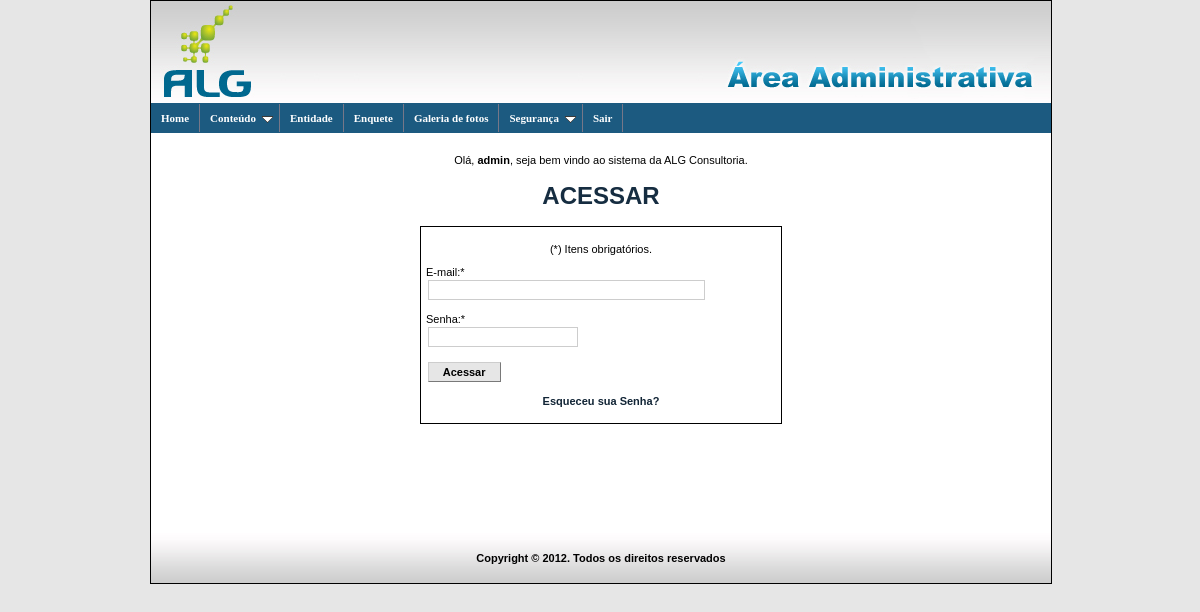
Page /backEnd/index.php (signed in) on the committed database.
### tables this page shows
CREATE TABLE IF NOT EXISTS `usuario_area` (
  `id_usuario_area` int(3) NOT NULL AUTO_INCREMENT,
  `descricao` varchar(50) NOT NULL,
  `caminho` varchar(255) DEFAULT NULL,
  `area_id` int(3) NOT NULL DEFAULT '0',
  `ordem` int(2) NOT NULL DEFAULT '0',
  `ativo` char(1) NOT NULL DEFAULT '1',
  `ultima_atualizacao` datetime NOT NULL,
  PRIMARY KEY (`id_usuario_area`)
);

### biblioteca/class_usuario_area.php (called while the page is built, shortened)
<?php
class usuario_area {
	public function listarUsuarioAreaPorIdNivel($id_usuario_nivel){
		$mySQL = new MySQL;
		$mySQL->connMySQL();
		$sql = 'SELECT ua.*
				FROM usuario_nivel_lig_area AS unla, usuario_area AS ua
				WHERE unla.id_usuario_nivel = ' . $id_usuario_nivel . '
				  AND unla.id_usuario_area = ua.id_usuario_area
				  AND ua.ativo = 1
				ORDER BY ua.area_id, ua.ordem';
		return $mySQL->runQuery($sql);
	}
	public function contarUsuarioAreaTotalDeSubItens($id_usuario_nivel, $id_usuario_area){
		$mySQL = new MySQL;
		$mySQL->connMySQL();
		$sql = 'SELECT COUNT(ua.id_usuario_area) total
				FROM usuario_nivel_lig_area AS unla, usuario_area AS ua
				WHERE ua.area_id = ' . $id_usuario_area . '
				  AND ua.ativo = 1
				  AND ua.id_usuario_area = unla.id_usuario_area
				  AND unla.id_usuario_nivel = ' . $id_usuario_nivel;
		$exe = $mySQL->runQuery($sql);
		$inf = mysql_fetch_array($exe);
		return $inf["total"];
	}
}
?>

### biblioteca/class_mysql.php (called while the page is built, shortened)
<?php
class MySQL {
	var $host   = 'localhost';
	var $usr    = 'root';
	var $pw     = '';
	function connMySQL() {
		$this->conn = mysql_connect($this->host,$this->usr,$this->pw);
	}
	function runQuery($sql) {
		$this->sql = $sql;
		if($this->resultado = mysql_query($this->sql)) {
			return $this->resultado;
		} else {
			exit("<p>Erro MySQL: " . mysql_error() . "</p>");
		}
	}
}
?>

### biblioteca/class_menu.php (the view, shortened to what this page needs)
<?php
class Menu {
	public function montarMenuNiveis($tipo_menu, $id_usuario_nivel){
		$acaoUsuarioArea = new usuario_area();
		$acaoMenu        = new Menu();
		if ($tipo_menu == "V")
			$sentido_menu = 'id="smoothmenu2" class="ddsmoothmenu-v"';
		elseif ($tipo_menu == "H")
			$sentido_menu = 'id="smoothmenu1" class="ddsmoothmenu"';
		$menu = '
				<div ' . $sentido_menu . ' >
					<ul>
				';
		$exeListarUsuarioAreaPorIdNivel = $acaoUsuarioArea -> listarUsuarioAreaPorIdNivel($id_usuario_nivel);
		while ($infListarUsuarioAreaPorIdNivel = mysql_fetch_array($exeListarUsuarioAreaPorIdNivel)) {
			$contaSubMenu = $acaoUsuarioArea -> contarUsuarioAreaTotalDeSubItens($id_usuario_nivel, $infListarUsuarioAreaPorIdNivel["id_usuario_area"]);
			if (($infListarUsuarioAreaPorIdNivel["area_id"] == 0) and ($contaSubMenu == 0)) {
				$menu .= $acaoMenu -> montarMenuSemSubNiveis($infListarUsuarioAreaPorIdNivel["caminho"], $infListarUsuarioAreaPorIdNivel["descricao"]);
			} elseif (($infListarUsuarioAreaPorIdNivel["area_id"] == 0) and ($contaSubMenu != 0)) {
				$menu .= $acaoMenu -> montarMenuComSubNiveis($id_usuario_nivel, $infListarUsuarioAreaPorIdNivel["id_usuario_area"], $infListarUsuarioAreaPorIdNivel["descricao"]);
			}
		}
		$menu .= '
					</ul>
				</div>
				';
		return $menu;
	}
	public function montarMenuSemSubNiveis($caminho, $descricao){
		$item_menu = '<li><a href="?area=' . base64_encode($caminho) . '">' . $descricao . '</a></li>';
		return $item_menu;
	}
	public function montarMenuComSubNiveis($id_usuario_nivel, $id_usuario_area, $descricao){
		$acaoUsuarioArea = new usuario_area();
		$acaoMenu        = new Menu();
		$item_menu = '
					 <li><a href="#">' . $descricao . '</a>
						 <ul>
					 ';
		$exeListarUsuarioAreaPorAreaIdeIdNivel = $acaoUsuarioArea -> listarUsuarioAreaPorAreaIdeIdNivel($id_usuario_nivel, $id_usuario_area);
		while ($infListarUsuarioAreaPorAreaIdeIdNivel = mysql_fetch_array($exeListarUsuarioAreaPorAreaIdeIdNivel)) {
			$contaSubMenu = $acaoUsuarioArea -> contarUsuarioAreaTotalDeSubItens($id_usuario_nivel, $infListarUsuarioAreaPorAreaIdeIdNivel["id_usuario_area"]);
			if ($contaSubMenu == 0) {
				$item_menu .= $acaoMenu -> montarMenuSemSubNiveis($infListarUsuarioAreaPorAreaIdeIdNivel["caminho"], $infListarUsuarioAreaPorAreaIdeIdNivel["descricao"]);
			} elseif ($contaSubMenu != 0) {
				$item_menu .= $acaoMenu -> montarMenuComSubNiveis($id_usuario_nivel, $infListarUsuarioAreaPorAreaIdeIdNivel["id_usuario_area"], $infListarUsuarioAreaPorAreaIdeIdNivel["descricao"]);
			}
		}
		$item_menu .= '
						  </ul>
					  </li>
					  ';
		return $item_menu;
	}
}
?>

### design/css/backEnd.css (style rules this page uses)
body { background-color: #e6e6e6; margin : 0px; padding : 0px; border : none; text-align : center; font-family : Arial, Verdana, Helvetica, sans-serif; font-size : 11px; color : #000000; }
a { text-decoration: none; font-family : Arial, Verdana, Helvetica, sans-serif; font-size : 11px; font-weight : bold; color : #122536; }

### design/css/ddsmoothmenu.css (style rules this page uses)
.ddsmoothmenu { font: bold 11px Verdana; width: 100%; }
.ddsmoothmenu ul { z-index:100; margin: 0; padding: 0; list-style-type: none; background: #414141; }
.ddsmoothmenu ul li { position: relative; display: inline; float: left; }
.ddsmoothmenu ul li a { font: bold 11px Verdana; display: block; background: #414141; color: white; padding: 8px 10px; border-right: 1px solid #778; color: #2d2b2b; text-decoration: none; }
.ddsmoothmenu ul li a:link, .ddsmoothmenu ul li a:visited { color: white; }

### rows in the picture
usuario_area: descricao "Home"
usuario_area: area_id 0 (drawn), descricao "Conteúdo"
usuario_area: descricao "Entidade"
usuario_area: descricao "Enquete"
usuario_area: descricao "Galeria de fotos"
usuario_area: area_id 0 (drawn), descricao "Segurança"
usuario_area: descricao "Sair"

### other values in the picture
$_SESSION["adm_acesso_nome"] "admin"
